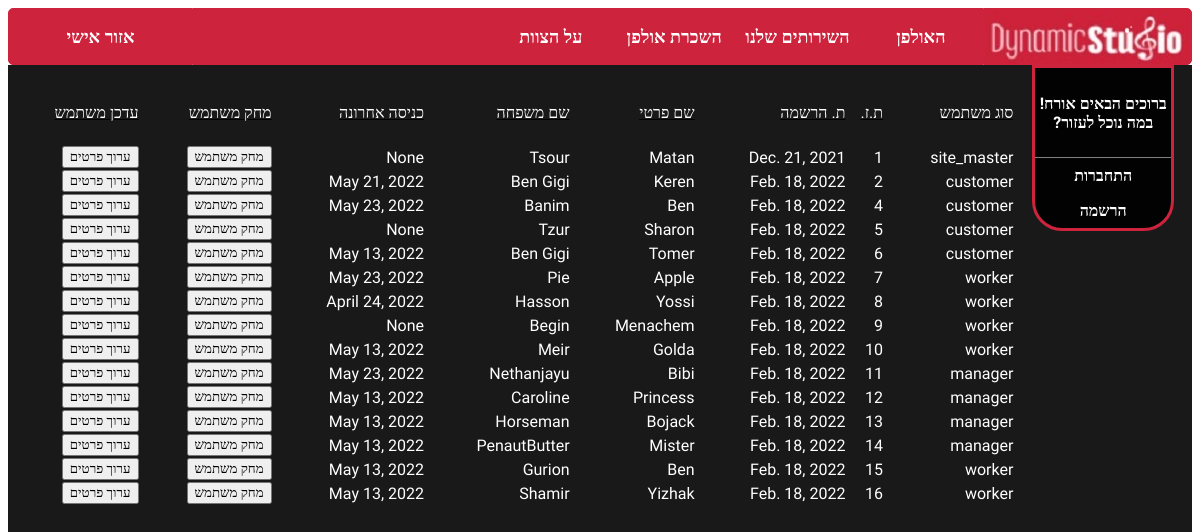
The app's page /admin_update_details/ with its own data.
### studio/models.py (models this page shows, shortened)
class User(models.Model):
    id = models.AutoField(primary_key=True)
    user_type = models.ForeignKey(
        User_Type, on_delete=models.CASCADE, related_name='users')
    fname = models.CharField(max_length=100)
    lname = models.CharField(max_length=100)
    city = models.CharField(max_length=100, blank=True)
    phone = models.CharField(max_length=12, blank=True)
    dob = models.DateField(max_length=8, blank=True, null=True)
    dor = models.DateField(max_length=8, blank=True, null=True,
                           editable=False, auto_now_add=True)  # date of registration
    organization = models.CharField(max_length=100, blank=True)
    last_login = models.DateField(blank=True, null=True)

class User_Type(models.Model):
    id = models.AutoField(primary_key=True)
    type = models.CharField(max_length=100)
    def __str__(self):
        return self.type

### studio/views.py (the view, shortened to what this page needs)
# urls.py: path("admin_update_details/",views.admin_update_details.as_view(),name="admin_update_details"),
class admin_update_details(View):
    def get(self, request):
        users = User.objects.all()
        return render(request, "studio/pages/admin_update_details_page/admin_update_details.html",
                      {"users": users})

### studio/templates/studio/pages/admin_update_details_page/admin_update_details.html (shortened to what this page needs)
{% extends 'base.html' %}
{% load static %}
{% block css_files %}
<link rel="stylesheet" href="{% static "admin_details_update_css.css" %}">
{% endblock css_files %}
{% block content%}
<br>
<table>
	<tr  style="text-decoration: underline;">
		<td style="height: 24px" class="auto-style1">סוג משתמש</td>
        <td style="height: 24px" class="auto-style1">ת.ז.</td>
		<td style="height: 24px" class="auto-style1"> ת. הרשמה</td>
		<td style="height: 24px" class="auto-style1">שם פרטי</td>
		<td style="height: 24px" class="auto-style1">שם משפחה</td>
		<td style="height: 24px" class="auto-style1">כניסה אחרונה</td>
		<td style="height: 24px" class="auto-style1">מחק משתמש</td>
		<td style="height: 24px" class="auto-style1">עדכן משתמש</td>
	</tr>
    <tr>
		<td colspan="5"><br></td>
	</tr>
    {% for u  in  users %}
	<tr>
        <td>{{u.user_type}}</td>
        <td>{{u.id}}</td>
        <td>{{u.dor}}</td>
		<td>{{u.fname}}</td>
        <td>{{u.lname}}</td>
        <td>{{u.last_login}}</td>
		{% include "studio/pages/admin_update_details_page/includes/admin_update_details_buttons.html"%}
	</tr>
    {% endfor %}
	<tr>
		<td colspan="5"><br></td>
	</tr>
</table>
{%endblock%}

### studio/templates/studio/pages/admin_update_details_page/includes/admin_update_details_buttons.html (shortened to what this page needs)
{% load static %}
        <td><button class="button" onclick="return delete_user('{% url 'delete_user' user_id=u.id  %}') ">מחק משתמש</button> </td>
        <td><button class="button" onclick="openInNewTab('{% url "update_personal_details" user_id=u.id%}')">ערוך פרטים</button> </td>

### static/base_page.css (style rules this page uses)
* { font-family: "Assistant" }
body, html { height: 100%; }

### static/admin_details_update_css.css (style rules this page uses)
table { width: 100%; border-collapse: collapse; }
td { color: rgb(255, 255, 255); }

### records on screen
User: user_type "site_master", id "1", dor "Dec. 21, 2021", fname "Matan", lname "Tsour", last_login "None"
User: user_type "customer", id "2", dor "Feb. 18, 2022", fname "Keren", lname "Ben Gigi", last_login "May 21, 2022"
User: user_type "customer", id "4", dor "Feb. 18, 2022", fname "Ben", lname "Banim", last_login "May 23, 2022"
User: user_type "customer", id "5", dor "Feb. 18, 2022", fname "Sharon", lname "Tzur", last_login "None"
User: user_type "customer", id "6", dor "Feb. 18, 2022", fname "Tomer", lname "Ben Gigi", last_login "May 13, 2022"
User: user_type "worker", id "7", dor "Feb. 18, 2022", fname "Apple", lname "Pie", last_login "May 23, 2022"
User: user_type "worker", id "8", dor "Feb. 18, 2022", fname "Yossi", lname "Hasson", last_login "April 24, 2022"
User: user_type "worker", id "9", dor "Feb. 18, 2022", fname "Menachem", lname "Begin", last_login "None"
User: user_type "worker", id "10", dor "Feb. 18, 2022", fname "Golda", lname "Meir", last_login "May 13, 2022"
User: user_type "manager", id "11", dor "Feb. 18, 2022", fname "Bibi", lname "Nethanjayu", last_login "May 23, 2022"
User: user_type "manager", id "12", dor "Feb. 18, 2022", fname "Princess", lname "Caroline", last_login "May 13, 2022"
User: user_type "manager", id "13", dor "Feb. 18, 2022", fname "Bojack", lname "Horseman", last_login "May 13, 2022"
User: user_type "manager", id "14", dor "Feb. 18, 2022", fname "Mister", lname "PenautButter", last_login "May 13, 2022"
User: user_type "worker", id "15", dor "Feb. 18, 2022", fname "Ben", lname "Gurion", last_login "May 13, 2022"
User: user_type "worker", id "16", dor "Feb. 18, 2022", fname "Yizhak", lname "Shamir", last_login "May 13, 2022"
